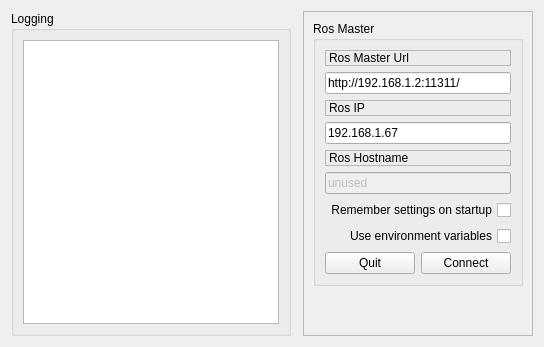
          <widget class="QWidget" name="tab_status">
           <attribute name="title">
            <string>Ros Communications</string>
           </attribute>
           <layout class="QHBoxLayout" name="horizontalLayout_19">
            <item>
             <layout class="QHBoxLayout" name="horizontalLayout_9">
              <item>
               <widget class="QGroupBox" name="groupBox_12">
                <property name="sizePolicy">
                 <sizepolicy hsizetype="MinimumExpanding" vsizetype="Preferred">
                  <horstretch>0</horstretch>
                  <verstretch>0</verstretch>
                 </sizepolicy>
                </property>
                <property name="title">
                 <string>Logging</string>
                </property>
                <layout class="QGridLayout" name="gridLayout_3">
                 <item row="0" column="1">
                  <widget class="QListView" name="view_logging"/>
                 </item>
                </layout>
               </widget>
              </item>
             </layout>
            </item>
            <item>
             <widget class="QFrame" name="frame_2">
              <property name="frameShape">
               <enum>QFrame::HLine</enum>
              </property>
              <property name="frameShadow">
               <enum>QFrame::Raised</enum>
              </property>
             </widget>
            </item>
            <item>
             <widget class="QFrame" name="frame">
              <property name="sizePolicy">
               <sizepolicy hsizetype="Minimum" vsizetype="Preferred">
                <horstretch>0</horstretch>
                <verstretch>0</verstretch>
               </sizepolicy>
              </property>
              <property name="frameShape">
               <enum>QFrame::StyledPanel</enum>
              </property>
              <property name="frameShadow">
               <enum>QFrame::Raised</enum>
              </property>
              <layout class="QVBoxLayout" name="verticalLayout_3">
               <item>
                <widget class="QGroupBox" name="groupBox">
                 <property name="title">
                  <string>Ros Master</string>
                 </property>
                 <layout class="QVBoxLayout" name="verticalLayout_6">
                  <item>
                   <layout class="QVBoxLayout" name="verticalLayout">
                    <item>
                     <layout class="QVBoxLayout" name="verticalLayout_4">
                      <item>
                       <widget class="QLabel" name="label">
                        <property name="frameShape">
                         <enum>QFrame::StyledPanel</enum>
                        </property>
                        <property name="frameShadow">
                         <enum>QFrame::Raised</enum>
                        </property>
                        <property name="text">
                         <string>Ros Master Url</string>
                        </property>
                       </widget>
                      </item>
                      <item>
                       <widget class="QLineEdit" name="line_edit_master">
                        <property name="text">
                         <string>http://192.168.1.2:11311/</string>
                        </property>
                       </widget>
                      </item>
                      <item>
                       <widget class="QLabel" name="label_2">
                        <property name="frameShape">
                         <enum>QFrame::StyledPanel</enum>
                        </property>
                        <property name="frameShadow">
                         <enum>QFrame::Raised</enum>
                        </property>
                        <property name="text">
                         <string>Ros IP</string>
                        </property>
                       </widget>
                      </item>
                      <item>
                       <widget class="QLineEdit" name="line_edit_host">
                        <property name="text">
                         <string>192.168.1.67</string>
                        </property>
                       </widget>
                      </item>
                      <item>
                       <widget class="QLabel" name="label_3">
                        <property name="frameShape">
                         <enum>QFrame::StyledPanel</enum>
                        </property>
                        <property name="frameShadow">
                         <enum>QFrame::Raised</enum>
                        </property>
                        <property name="text">
                         <string>Ros Hostname</string>
                        </property>
                       </widget>
                      </item>
                      <item>
                       <widget class="QLineEdit" name="line_edit_topic">
                        <property name="enabled">
                         <bool>false</bool>
                        </property>
                        <property name="text">
                         <string>unused</string>
                        </property>
                       </widget>
                      </item>
                      <item>
                       <widget class="QCheckBox" name="checkbox_remember_settings">
                        <property name="layoutDirection">
                         <enum>Qt::RightToLeft</enum>
                        </property>
                        <property name="text">
                         <string>Remember settings on startup</string>
                        </property>
                       </widget>
                      </item>
                      <item>
                       <widget class="QCheckBox" name="checkbox_use_environment">
                        <property name="layoutDirection">
                         <enum>Qt::RightToLeft</enum>
                        </property>
                        <property name="text">
                         <string>Use environment variables</string>
                        </property>
                       </widget>
                      </item>
                      <item>
                       <layout class="QHBoxLayout" name="horizontalLayout">
                        <item>
                         <widget class="QPushButton" name="quit_button">
                          <property name="sizePolicy">
                           <sizepolicy hsizetype="MinimumExpanding" vsizetype="Fixed">
                            <horstretch>0</horstretch>
                            <verstretch>0</verstretch>
                           </sizepolicy>
                          </property>
                          <property name="text">
                           <string>Quit</string>
                          </property>
                         </widget>
                        </item>
                        <item>
                         <widget class="QPushButton" name="button_connect">
                          <property name="enabled">
                           <bool>true</bool>
                          </property>
                          <property name="sizePolicy">
                           <sizepolicy hsizetype="MinimumExpanding" vsizetype="Fixed">
                            <horstretch>0</horstretch>
                            <verstretch>0</verstretch>
                           </sizepolicy>
                          </property>
                          <property name="toolTip">
                           <string>Set the target to the current joint trajectory state.</string>
                          </property>
                          <property name="statusTip">
                           <string>Clear all waypoints and set the target to the current joint trajectory state.</string>
                          </property>
                          <property name="text">
                           <string>Connect</string>
                          </property>
                         </widget>
                        </item>
                       </layout>
                      </item>
                     </layout>
                    </item>
                   </layout>
                  </item>
                 </layout>
                </widget>
               </item>
               <item>
                <spacer name="verticalSpacer_3">
                 <property name="orientation">
                  <enum>Qt::Vertical</enum>
                 </property>
                 <property name="sizeType">
                  <enum>QSizePolicy::Expanding</enum>
                 </property>
                 <property name="sizeHint" stdset="0">
                  <size>
                   <width>20</width>
                   <height>40</height>
                  </size>
                 </property>
                </spacer>
               </item>
              </layout>
             </widget>
            </item>
           </layout>
          </widget>
